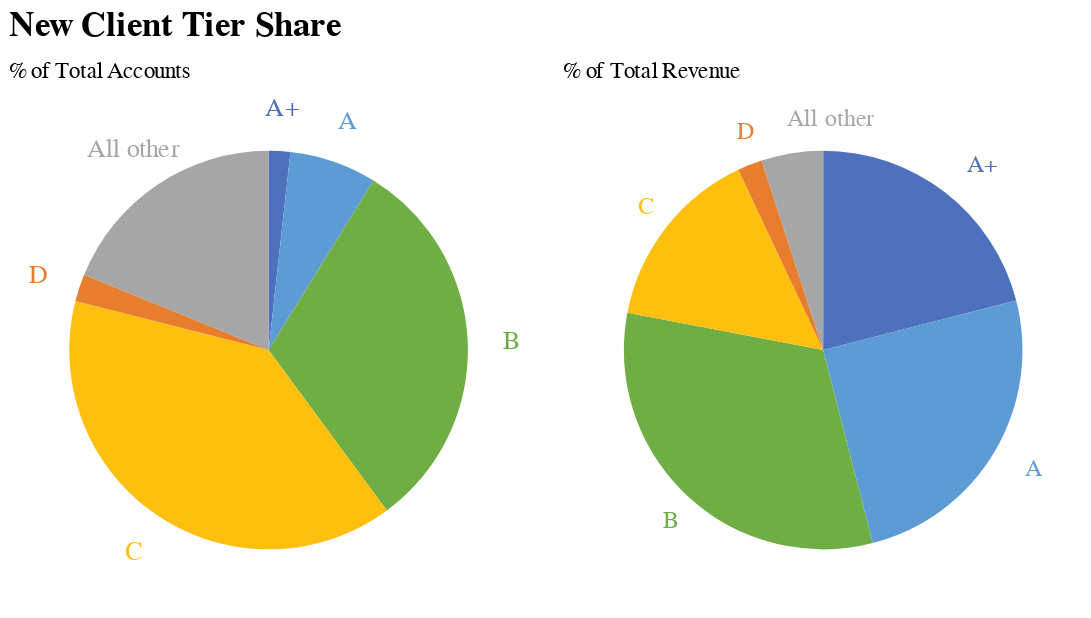

The notebook cell this image was saved under:
### Markdown cell above
With both graphs available, we can add them next to each other and include a main title.

### Code cell
# Finished Pie Chart

pies = acc_pie | rev_pie

pies.properties(
    title = alt.Title('New Client Tier Share', offset = 10, fontSize = 20)
)

### Figure 1 — Vega-Lite specification as saved in the notebook (floating-point values rounded to 4 significant figures)
{"config": {"view": {"continuousWidth": 300, "continuousHeight": 300}}, "hconcat": [{"layer": [{"mark": {"type": "arc", "outerRadius": 115}, "encoding": {"color": {"field": "Tier", "legend": null, "scale": {"range": ["#4d71bc", "#5d9bd4", "#6fae45", "#febf0f", "#e77e2d", "#a6a6a6"]}, "sort": null, "type": "nominal"}, "order": {"field": "Tier:O"}, "theta": {"field": "% Accounts", "stack": true, "type": "quantitative"}}, "title": {"text": "% of Total Accounts", "anchor": "start", "fontWeight": "normal"}}, {"mark": {"type": "text", "radius": 140, "size": 15}, "encoding": {"color": {"field": "Tier", "legend": null, "scale": {"range": ["#4d71bc", "#5d9bd4", "#6fae45", "#febf0f", "#e77e2d", "#a6a6a6"]}, "sort": null, "type": "nominal"}, "order": {"field": "Tier:O"}, "text": {"field": "Tier", "type": "nominal"}, "theta": {"field": "% Accounts", "stack": true, "type": "quantitative"}}, "title": {"text": "% of Total Accounts", "anchor": "start", "fontWeight": "normal"}}]}, {"layer": [{"mark": {"type": "arc", "outerRadius": 115}, "encoding": {"color": {"field": "Tier", "legend": null, "scale": {"range": ["#4d71bc", "#5d9bd4", "#6fae45", "#febf0f", "#e77e2d", "#a6a6a6"]}, "sort": null, "type": "nominal"}, "order": {"field": "Tier:O"}, "theta": {"field": "% Revenue", "stack": true, "type": "quantitative"}}, "title": {"text": "% of Total Revenue", "anchor": "start", "fontWeight": "normal"}}, {"mark": {"type": "text", "align": "left", "radius": 135, "size": 14}, "encoding": {"color": {"field": "Tier", "legend": null, "scale": {"range": ["#4d71bc", "#5d9bd4", "#6fae45", "#febf0f", "#e77e2d", "#a6a6a6"]}, "sort": null, "type": "nominal"}, "order": {"field": "Tier:O"}, "text": {"field": "Tier", "type": "nominal"}, "theta": {"field": "% Revenue", "stack": true, "type": "quantitative"}}, "title": {"text": "% of Total Revenue", "anchor": "start", "fontWeight": "normal"}}]}], "data": {"name": "data-35f9124c4b8dd7e8e6a83d69924ed8ee"}, "title": {"text": "New Client Tier Share", "fontSize": 20, "offset": 10}, "$schema": "https://vega.github.io/schema/vega-lite/v5.15.1.json", "datasets": {"data-35f9124c4b8dd7e8e6a83d69924ed8ee": [{"Tier": "A+", "# of Accounts": 19.0, "% Accounts": 1.746, "Revenue ($M)": 3.927, "% Revenue": 21.0}, {"Tier": "A", "# of Accounts": 77.0, "% Accounts": 7.077, "Revenue ($M)": 4.675, "% Revenue": 25.0}, {"Tier": "B", "# of Accounts": 338.0, "% Accounts": 31.07, "Revenue ($M)": 5.984, "% Revenue": 32.0}, {"Tier": "C", "# of Accounts": 425.0, "% Accounts": 39.06, "Revenue ($M)": 2.805, "% Revenue": 15.0}, {"Tier": "D", "# of Accounts": 24.0, "% Accounts": 2.206, "Revenue ($M)": 0.374, "% Revenue": 2.0}, {"Tier": "All other", "# of Accounts": 205.0, "% Accounts": 18.84, "Revenue ($M)": 0.935, "% Revenue": 5.0}]}}
